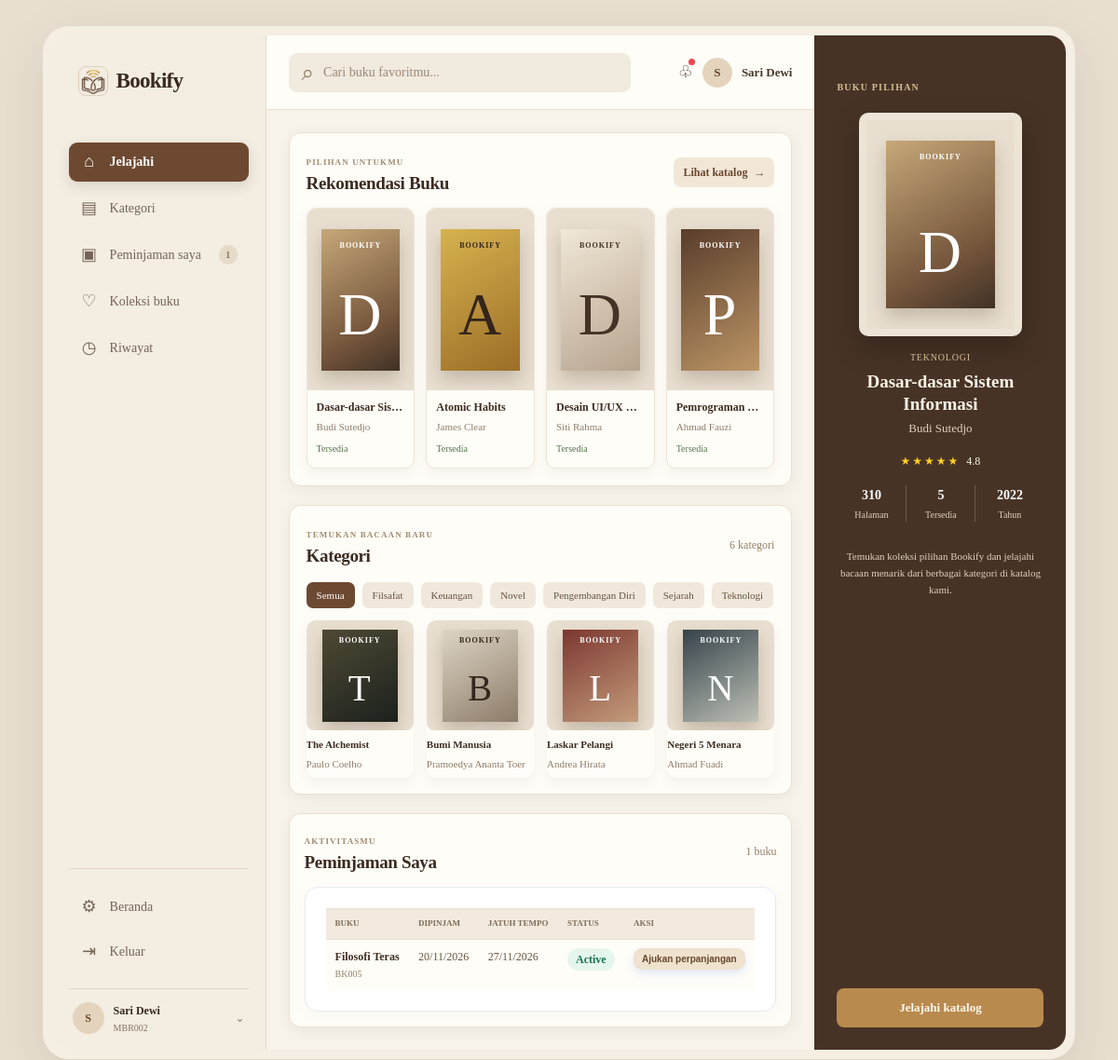
/member/dashboard.php (signed in), run on an earlier commit of the app's database.
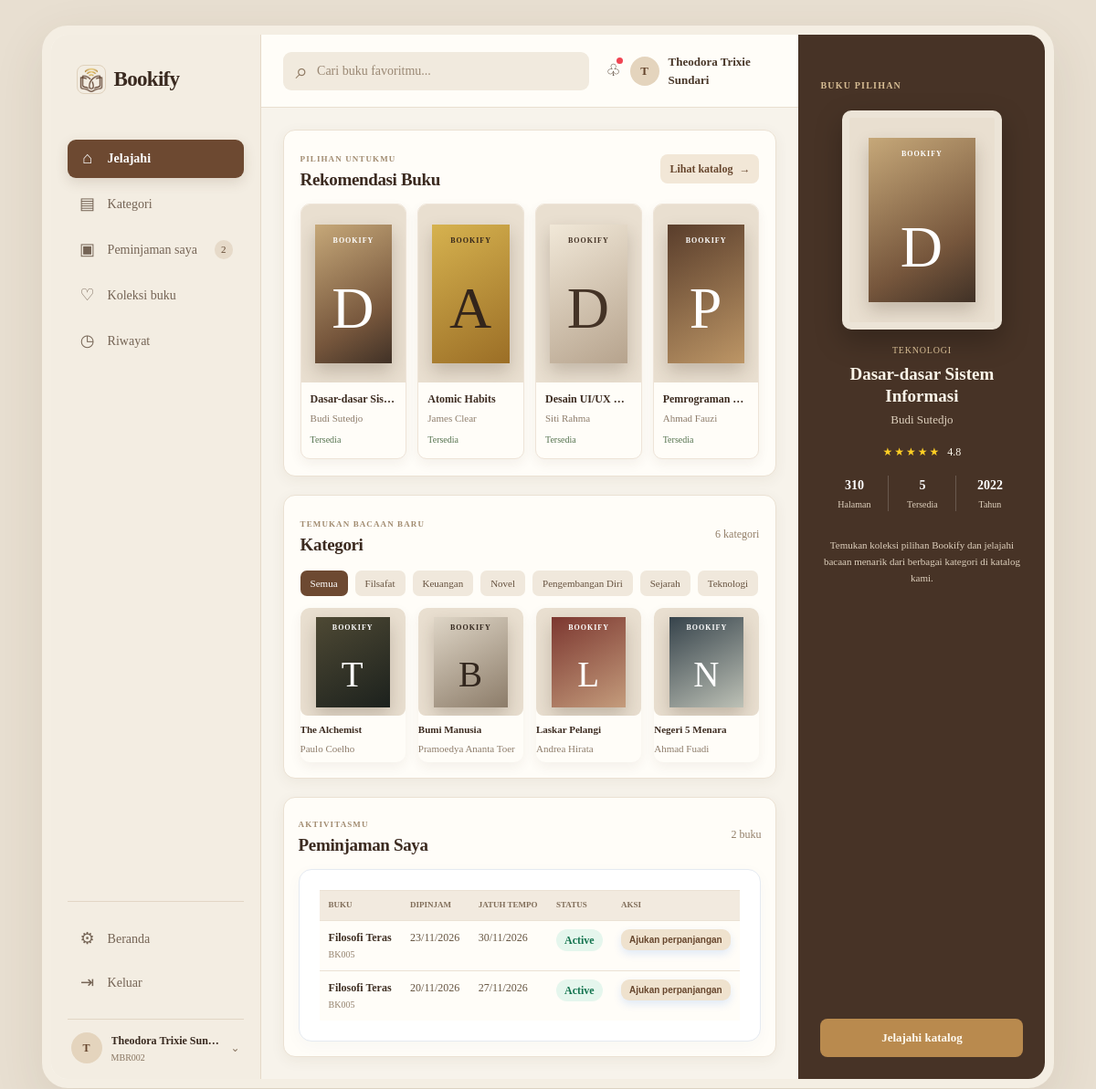
And on a later commit of the database.
### tables this page shows
CREATE TABLE borrowings (
    id INTEGER PRIMARY KEY AUTOINCREMENT, user_id INTEGER NOT NULL, book_id INTEGER NOT NULL,
    borrowed_at TEXT NOT NULL DEFAULT CURRENT_TIMESTAMP, due_date TEXT NOT NULL, returned_at TEXT,
    status TEXT NOT NULL DEFAULT 'active', renew_count INTEGER NOT NULL DEFAULT 0,
    created_at TEXT NOT NULL DEFAULT CURRENT_TIMESTAMP, updated_at TEXT NOT NULL DEFAULT CURRENT_TIMESTAMP,
    FOREIGN KEY (user_id) REFERENCES users(id), FOREIGN KEY (book_id) REFERENCES books(id)
);

CREATE TABLE books (
    id INTEGER PRIMARY KEY AUTOINCREMENT, book_id TEXT NOT NULL UNIQUE, title TEXT NOT NULL, author TEXT NOT NULL,
    year INTEGER, pages INTEGER, genre TEXT, stock INTEGER NOT NULL DEFAULT 1, available INTEGER NOT NULL DEFAULT 1,
    cover_url TEXT, publisher_id INTEGER, created_at TEXT NOT NULL DEFAULT CURRENT_TIMESTAMP,
    updated_at TEXT NOT NULL DEFAULT CURRENT_TIMESTAMP,
    FOREIGN KEY (publisher_id) REFERENCES publishers(id) ON DELETE SET NULL
);

### member/dashboard.php (the view, shortened to what this page needs)
<?php
require_once __DIR__ . '/../includes/layout.php';
$user = require_login();
$borrowings = rows('SELECT b.*, k.title, k.book_id FROM borrowings b JOIN books k ON k.id=b.book_id WHERE b.user_id=? ORDER BY b.borrowed_at DESC', [$user['id']]);
$books = rows('SELECT * FROM books ORDER BY available DESC, title LIMIT 12');
$categories = rows("SELECT DISTINCT genre FROM books WHERE genre IS NOT NULL AND genre <> '' ORDER BY genre");
$featured = $books[0] ?? null;
$activeCount = count(array_filter($borrowings, static fn($item) => in_array($item['status'], ['active', 'overdue'], true)));
page_head('Dashboard Anggota');
?>
<main class="member-app">
    <aside class="member-sidebar">
        <a class="member-brand" href="<?= e(url('index.php')) ?>"><img class="member-brand-logo" src="<?= e(url('assets/bookify-logo.png')) ?>" alt=""> Bookify</a>
        <nav class="member-menu" aria-label="Navigasi anggota">
            <a class="selected" href="<?= e(url('member/dashboard.php')) ?>"><span>⌂</span> Jelajahi</a>
            <a href="#kategori"><span>▤</span> Kategori</a>
            <a href="#peminjaman"><span>▣</span> Peminjaman saya <i><?= $activeCount ?></i></a>
            <a href="#koleksi"><span>♡</span> Koleksi buku</a>
            <a href="#peminjaman"><span>◷</span> Riwayat</a>
        </nav>
        <div class="member-menu-bottom">
            <a href="<?= e(url('index.php')) ?>"><span>⚙</span> Beranda</a>
            <a href="<?= e(url('logout.php')) ?>"><span>⇥</span> Keluar</a>
        </div>
        <div class="member-profile"><span class="profile-avatar"><?= e(strtoupper(substr($user['name'], 0, 1))) ?></span><span><b><?= e($user['name']) ?></b><small><?= e($user['member_id']) ?></small></span><span class="profile-more">⌄</span></div>
    </aside>
    <section class="member-content">
        <header class="member-topbar">
            <form class="member-search" action="<?= e(url('index.php')) ?>#catalog" method="get"><span>⌕</span><input type="search" name="q" placeholder="Cari buku favoritmu..."></form>
            <div class="member-greeting"><span class="member-notice" aria-label="Notifikasi">♧<i></i></span><span class="profile-avatar small-avatar"><?= e(strtoupper(substr($user['name'], 0, 1))) ?></span><b><?= e($user['name']) ?></b></div>
        </header>
        <div class="member-main">
            <section class="member-section" id="koleksi">
                <div class="member-section-heading"><div><span class="member-kicker">PILIHAN UNTUKMU</span><h1>Rekomendasi Buku</h1></div><a class="member-see-all" href="<?= e(url('index.php#catalog')) ?>">Lihat katalog <span>→</span></a></div>
                <?php if ($books): ?><div class="member-book-grid">
                    <?php foreach (array_slice($books, 0, 4) as $index => $book): ?>
                        <article class="member-book-card"><div class="member-cover cover-<?= $index + 1 ?>">
                            <?php if (!empty($book['cover_url'])): ?><img src="<?= e($book['cover_url']) ?>" alt="Sampul <?= e($book['title']) ?>"><?php else: ?><span class="cover-mark">BOOKIFY<br><b><?= e(strtoupper(substr($book['title'], 0, 1))) ?></b></span><?php endif; ?>
                        </div><div class="member-book-info"><h3><?= e($book['title']) ?></h3><p><?= e($book['author']) ?></p><span class="member-availability <?= (int) $book['available'] > 0 ? 'in-stock' : 'out-stock' ?>"><?= (int) $book['available'] > 0 ? 'Tersedia' : 'Sedang dipinjam' ?></span></div></article>
                    <?php endforeach; ?>
                </div><?php else: ?><p class="member-empty">Belum ada buku di katalog.</p><?php endif; ?>
            </section>
            <section class="member-section category-section" id="kategori">
                <div class="member-section-heading"><div><span class="member-kicker">TEMUKAN BACAAN BARU</span><h2>Kategori</h2></div><span class="category-count"><?= count($categories) ?> kategori</span></div>
                <div class="member-category-list"><a class="active" href="#koleksi">Semua</a><?php foreach ($categories as $category): ?><a href="<?= e(url('index.php#catalog')) ?>"><?= e($category['genre']) ?></a><?php endforeach; ?></div>
                <div class="member-book-grid compact-grid">
                    <?php foreach (array_slice($books, 4, 4) as $index => $book): ?><article class="member-book-card compact-book"><div class="member-cover cover-<?= ($index + 5) ?>">
                        <?php if (!empty($book['cover_url'])): ?><img src="<?= e($book['cover_url']) ?>" alt="Sampul <?= e($book['title']) ?>"><?php else: ?><span class="cover-mark">BOOKIFY<br><b><?= e(strtoupper(substr($book['title'], 0, 1))) ?></b></span><?php endif; ?>
                    </div><div class="member-book-info"><h3><?= e($book['title']) ?></h3><p><?= e($book['author']) ?></p></div></article><?php endforeach; ?>
                </div>
            </section>
            <section class="member-section loans-section" id="peminjaman">
                <div class="member-section-heading"><div><span class="member-kicker">AKTIVITASMU</span><h2>Peminjaman Saya</h2></div><span class="loan-total"><?= count($borrowings) ?> buku</span></div>
                <div class="card table-card member-loans"><table><thead><tr><th>Buku</th><th>Dipinjam</th><th>Jatuh tempo</th><th>Status</th><th>Aksi</th></tr></thead><tbody>
                <?php foreach ($borrowings as $item): ?><tr><td><b><?= e($item['title']) ?></b><br><small class="muted"><?= e($item['book_id']) ?></small></td><td><?= date_id($item['borrowed_at']) ?></td><td><?= date_id($item['due_date']) ?></td><td><?= status_badge($item['status']) ?></td><td><?php if (in_array($item['status'], ['active','overdue'], true)): ?><form method="post"><input type="hidden" name="extension_id" value="<?= (int) $item['id'] ?>"><button class="renew-button">Ajukan perpanjangan</button></form><?php else: ?>—<?php endif; ?></td></tr><?php endforeach; ?>
                <?php if (!$borrowings): ?><tr><td colspan="5" class="muted">Belum ada peminjaman.</td></tr><?php endif; ?></tbody></table></div>
            </section>
        </div>
    </section>
    <aside class="member-feature-panel">
        <?php if ($featured): ?><div class="feature-label">BUKU PILIHAN</div><div class="feature-cover member-cover cover-feature">
            <?php if (!empty($featured['cover_url'])): ?><img src="<?= e($featured['cover_url']) ?>" alt="Sampul <?= e($featured['title']) ?>"><?php else: ?><span class="cover-mark">BOOKIFY<br><b><?= e(strtoupper(substr($featured['title'], 0, 1))) ?></b></span><?php endif; ?>
        </div><span class="feature-genre"><?= e($featured['genre'] ?: 'Koleksi Bookify') ?></span><h2><?= e($featured['title']) ?></h2><p class="feature-author"><?= e($featured['author']) ?></p><div class="feature-rating"><span>★★★★★</span> <b>4.8</b></div><div class="feature-stats"><span><b><?= (int) ($featured['pages'] ?: 0) ?></b>Halaman</span><span><b><?= (int) ($featured['available'] ?: 0) ?></b>Tersedia</span><span><b><?= e($featured['year'] ?: '—') ?></b>Tahun</span></div><p class="feature-description">Temukan koleksi pilihan Bookify dan jelajahi bacaan menarik dari berbagai kategori di katalog kami.</p><a class="feature-button" href="<?= e(url('index.php#catalog')) ?>">Jelajahi katalog</a><?php else: ?><p>Belum ada buku pilihan.</p><?php endif; ?>
    </aside>
</main>
<?php page_foot(); ?>

### includes/layout.php (shortened to what this page needs)
<?php
require_once __DIR__ . '/bootstrap.php';
function page_head(string $title, bool $admin = false): void
{
    $fullTitle = e($title) . ' · ' . APP_NAME;
    echo '<!doctype html><html lang="id"><head><meta charset="utf-8"><meta name="viewport" content="width=device-width, initial-scale=1">';
    echo '<title>' . $fullTitle . '</title><link rel="stylesheet" href="' . e(url('assets/style.css')) . '"></head><body>';
}
function public_nav(): void
{
    $user = current_user();
}
function page_foot(bool $admin = false): void
{
    echo '<script src="' . e(url('assets/app.js')) . '"></script></body></html>';
}

### includes/bootstrap.php (shortened to what this page needs)
<?php
function base_url(string $path = ''): string
{
    $script = rawurldecode($_SERVER['SCRIPT_NAME'] ?? '');
    $marker = '/versiphp/';
    $position = stripos($script, $marker);
    $base = $position === false ? '' : substr($script, 0, $position + strlen($marker) - 1);
    return $base . ($path === '' ? '/' : '/' . ltrim($path, '/'));
}
function url(string $path = ''): string
{
    return base_url($path);
}
function e(mixed $value): string
{
    return htmlspecialchars((string) $value, ENT_QUOTES, 'UTF-8');
}
function pdo(): PDO
{
    static $pdo = null;
    if ($pdo instanceof PDO) {
        return $pdo;
    }
    $pdo = new PDO('sqlite:' . DB_FILE);
    $pdo->setAttribute(PDO::ATTR_ERRMODE, PDO::ERRMODE_EXCEPTION);
    $pdo->setAttribute(PDO::ATTR_DEFAULT_FETCH_MODE, PDO::FETCH_ASSOC);
    $pdo->exec('PRAGMA foreign_keys = ON');
    initialise_database($pdo);
    return $pdo;
}
function initialise_database(PDO $db): void
{
    if ((int) $db->query('SELECT COUNT(*) FROM users')->fetchColumn() === 0) {
        seed_database($db);
    }
}
function current_user(): ?array
{
    return $_SESSION['user'] ?? null;
}
function require_login(): array
{
    $user = current_user();
    return $user;
}
function rows(string $query, array $params = []): array
{
    $statement = pdo()->prepare($query);
    $statement->execute($params);
    return $statement->fetchAll();
}
function status_badge(string $status): string
{
    return '<span class="badge badge-' . e($status) . '">' . e(ucfirst($status)) . '</span>';
}
function date_id(?string $value, bool $withTime = false): string
{
    $time = strtotime($value);
    return date($withTime ? 'd/m/Y H:i' : 'd/m/Y', $time);
}

What changed in the data, as far as the page shows it:
added borrowings: book.title "Filosofi Teras", book.book_id "BK005", borrowed_at "23/11/2026", due_date "30/11/2026", status "Active"
shown differently, row unchanged: borrowings (number 2 of 2 on the later page): status "1" → (not shown)
Also different on the page:
$activeCount: (not shown) → "2"
substr($user['name'], 0, 1): "S" → "T"
$user['name']: "Sari Dewi" → "Theodora Trixie Sun…"
$user['name']: "Sari Dewi" → "Theodora Trixie Sundari"
count($borrowings): "1" → "2"
